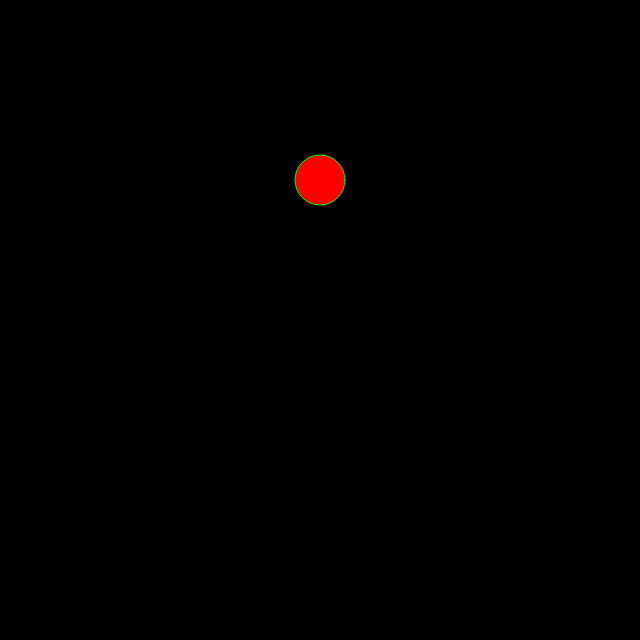
Frame 1 (no input)
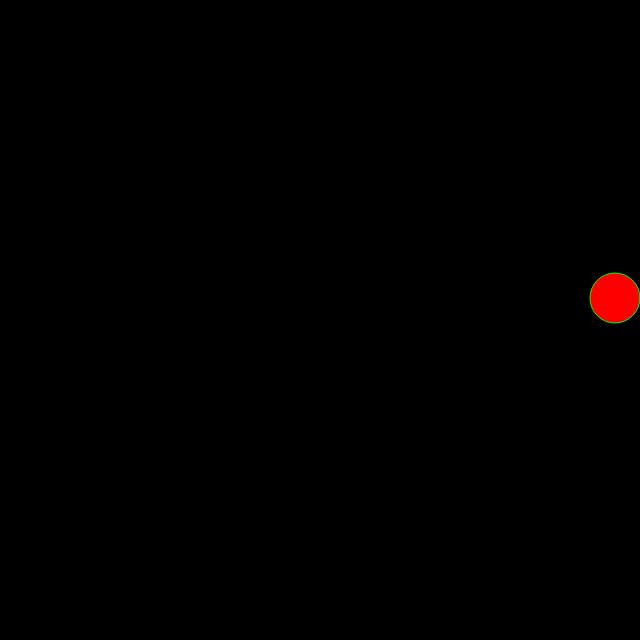
Frame 60 (no input)
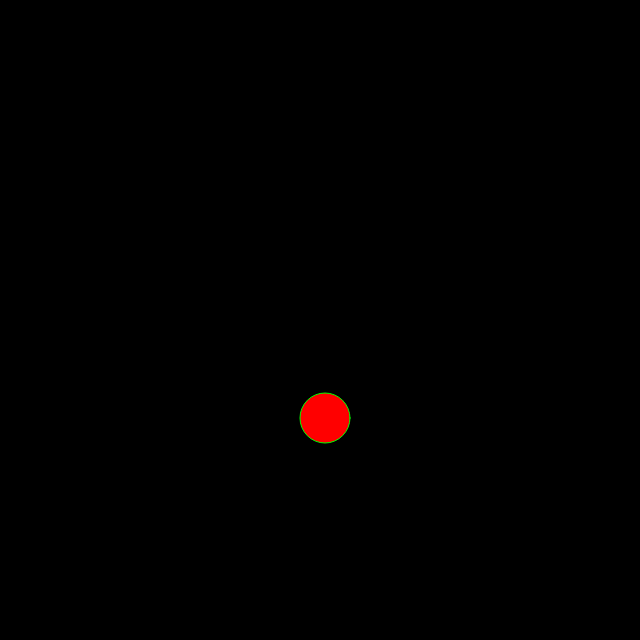
Frame 120 (the mouse pressed at the canvas centre since frame 60)

The p5.js sketch that drew these frames (run headless with seeded random() and noise() and a simulated clock; from frame 60 on, the mouse is pressed at the canvas centre):

// p5.js sketch
// ── sketch.js
let x = 320;
let y = 180;
let xspeed = 5;
let yspeed = 2;

let r = 25;

function setup() {
  createCanvas(640, 640);
}

function draw() {
  background(0);
  stroke(0,255,0);
  fill (255,0,0);
  ellipse(x, y, r*2, r*2);
  x += xspeed;
  y += yspeed;
  if (x > width - r || x < r) {
    xspeed = -xspeed;
  }
  if (y > height - r || y < r) {
    yspeed = -yspeed;
  }


}
